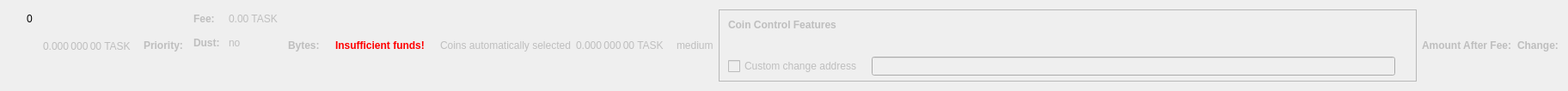
    <widget class="QWidget" name="dummyHideWidget" native="true">
     <property name="maximumSize">
      <size>
       <width>100</width>
       <height>22</height>
      </size>
     </property>
     <layout class="QHBoxLayout" name="dummyHideLayout">
      <item>
       <layout class="QFormLayout" name="formLayoutCoinControl1">
        <property name="horizontalSpacing">
         <number>10</number>
        </property>
        <property name="verticalSpacing">
         <number>14</number>
        </property>
        <property name="leftMargin">
         <number>10</number>
        </property>
        <property name="topMargin">
         <number>4</number>
        </property>
        <property name="rightMargin">
         <number>6</number>
        </property>
        <item row="0" column="1">
         <widget class="QLabel" name="labelCoinControlBytes">
          <property name="cursor">
           <cursorShape>IBeamCursor</cursorShape>
          </property>
          <property name="contextMenuPolicy">
           <enum>Qt::ActionsContextMenu</enum>
          </property>
          <property name="text">
           <string notr="true">0</string>
          </property>
          <property name="textInteractionFlags">
           <set>Qt::LinksAccessibleByMouse|Qt::TextSelectableByKeyboard|Qt::TextSelectableByMouse</set>
          </property>
         </widget>
        </item>
       </layout>
      </item>
      <item>
       <widget class="QLabel" name="labelCoinControlAfterFee">
        <property name="enabled">
         <bool>false</bool>
        </property>
        <property name="sizePolicy">
         <sizepolicy hsizetype="Fixed" vsizetype="Fixed">
          <horstretch>0</horstretch>
          <verstretch>0</verstretch>
         </sizepolicy>
        </property>
        <property name="minimumSize">
         <size>
          <width>111</width>
          <height>12</height>
         </size>
        </property>
        <property name="maximumSize">
         <size>
          <width>111</width>
          <height>12</height>
         </size>
        </property>
        <property name="cursor">
         <cursorShape>IBeamCursor</cursorShape>
        </property>
        <property name="contextMenuPolicy">
         <enum>Qt::ActionsContextMenu</enum>
        </property>
        <property name="text">
         <string notr="true">0.000 000 00 TASK</string>
        </property>
        <property name="textInteractionFlags">
         <set>Qt::LinksAccessibleByMouse|Qt::TextSelectableByKeyboard|Qt::TextSelectableByMouse</set>
        </property>
       </widget>
      </item>
      <item>
       <widget class="QLabel" name="labelCoinControlPriorityText">
        <property name="enabled">
         <bool>false</bool>
        </property>
        <property name="font">
         <font>
          <weight>75</weight>
          <bold>true</bold>
         </font>
        </property>
        <property name="text">
         <string>Priority:</string>
        </property>
       </widget>
      </item>
      <item>
       <layout class="QHBoxLayout" name="horizontalLayout"/>
      </item>
      <item>
       <layout class="QFormLayout" name="formLayoutCoinControl3">
        <property name="horizontalSpacing">
         <number>10</number>
        </property>
        <property name="verticalSpacing">
         <number>14</number>
        </property>
        <property name="leftMargin">
         <number>6</number>
        </property>
        <property name="topMargin">
         <number>4</number>
        </property>
        <property name="rightMargin">
         <number>6</number>
        </property>
        <item row="0" column="0">
         <widget class="QLabel" name="labelCoinControlFeeText">
          <property name="enabled">
           <bool>false</bool>
          </property>
          <property name="font">
           <font>
            <weight>75</weight>
            <bold>true</bold>
           </font>
          </property>
          <property name="text">
           <string>Fee:</string>
          </property>
          <property name="margin">
           <number>0</number>
          </property>
         </widget>
        </item>
        <item row="0" column="1">
         <widget class="QLabel" name="labelCoinControlFee">
          <property name="enabled">
           <bool>false</bool>
          </property>
          <property name="cursor">
           <cursorShape>IBeamCursor</cursorShape>
          </property>
          <property name="contextMenuPolicy">
           <enum>Qt::ActionsContextMenu</enum>
          </property>
          <property name="text">
           <string notr="true">0.00 TASK</string>
          </property>
          <property name="textInteractionFlags">
           <set>Qt::LinksAccessibleByMouse|Qt::TextSelectableByKeyboard|Qt::TextSelectableByMouse</set>
          </property>
         </widget>
        </item>
        <item row="1" column="0">
         <widget class="QLabel" name="labelCoinControlLowOutputText">
          <property name="enabled">
           <bool>false</bool>
          </property>
          <property name="font">
           <font>
            <weight>75</weight>
            <bold>true</bold>
           </font>
          </property>
          <property name="text">
           <string>Dust:</string>
          </property>
         </widget>
        </item>
        <item row="1" column="1">
         <widget class="QLabel" name="labelCoinControlLowOutput">
          <property name="enabled">
           <bool>false</bool>
          </property>
          <property name="cursor">
           <cursorShape>IBeamCursor</cursorShape>
          </property>
          <property name="contextMenuPolicy">
           <enum>Qt::ActionsContextMenu</enum>
          </property>
          <property name="text">
           <string>no</string>
          </property>
          <property name="textInteractionFlags">
           <set>Qt::LinksAccessibleByMouse|Qt::TextSelectableByKeyboard|Qt::TextSelectableByMouse</set>
          </property>
         </widget>
        </item>
       </layout>
      </item>
      <item>
       <widget class="QLabel" name="labelCoinControlBytesText">
        <property name="enabled">
         <bool>false</bool>
        </property>
        <property name="font">
         <font>
          <weight>75</weight>
          <bold>true</bold>
         </font>
        </property>
        <property name="text">
         <string>Bytes:</string>
        </property>
       </widget>
      </item>
      <item>
       <layout class="QFormLayout" name="formLayoutCoinControl2">
        <property name="horizontalSpacing">
         <number>10</number>
        </property>
        <property name="verticalSpacing">
         <number>14</number>
        </property>
        <property name="leftMargin">
         <number>6</number>
        </property>
        <property name="topMargin">
         <number>4</number>
        </property>
        <property name="rightMargin">
         <number>6</number>
        </property>
       </layout>
      </item>
      <item>
       <layout class="QHBoxLayout" name="horizontalLayoutCoinControl2">
        <property name="spacing">
         <number>8</number>
        </property>
        <property name="bottomMargin">
         <number>10</number>
        </property>
       </layout>
      </item>
      <item>
       <widget class="QLabel" name="labelCoinControlInsuffFunds">
        <property name="enabled">
         <bool>false</bool>
        </property>
        <property name="minimumSize">
         <size>
          <width>0</width>
          <height>0</height>
         </size>
        </property>
        <property name="font">
         <font>
          <weight>75</weight>
          <bold>true</bold>
         </font>
        </property>
        <property name="styleSheet">
         <string notr="true">color:red;font-weight:bold;</string>
        </property>
        <property name="text">
         <string>Insufficient funds!</string>
        </property>
        <property name="margin">
         <number>5</number>
        </property>
       </widget>
      </item>
      <item>
       <layout class="QFormLayout" name="formLayoutCoinControl4">
        <property name="horizontalSpacing">
         <number>10</number>
        </property>
        <property name="verticalSpacing">
         <number>14</number>
        </property>
        <property name="leftMargin">
         <number>6</number>
        </property>
        <property name="topMargin">
         <number>4</number>
        </property>
        <property name="rightMargin">
         <number>6</number>
        </property>
       </layout>
      </item>
      <item>
       <widget class="QLabel" name="labelCoinControlAutomaticallySelected">
        <property name="enabled">
         <bool>false</bool>
        </property>
        <property name="sizePolicy">
         <sizepolicy hsizetype="Fixed" vsizetype="Fixed">
          <horstretch>0</horstretch>
          <verstretch>0</verstretch>
         </sizepolicy>
        </property>
        <property name="minimumSize">
         <size>
          <width>0</width>
          <height>0</height>
         </size>
        </property>
        <property name="maximumSize">
         <size>
          <width>240</width>
          <height>16777215</height>
         </size>
        </property>
        <property name="text">
         <string>Coins automatically selected</string>
        </property>
        <property name="margin">
         <number>5</number>
        </property>
       </widget>
      </item>
      <item>
       <widget class="QLabel" name="labelCoinControlChange">
        <property name="enabled">
         <bool>false</bool>
        </property>
        <property name="sizePolicy">
         <sizepolicy hsizetype="Fixed" vsizetype="Fixed">
          <horstretch>0</horstretch>
          <verstretch>0</verstretch>
         </sizepolicy>
        </property>
        <property name="minimumSize">
         <size>
          <width>111</width>
          <height>0</height>
         </size>
        </property>
        <property name="maximumSize">
         <size>
          <width>111</width>
          <height>16777215</height>
         </size>
        </property>
        <property name="cursor">
         <cursorShape>IBeamCursor</cursorShape>
        </property>
        <property name="contextMenuPolicy">
         <enum>Qt::ActionsContextMenu</enum>
        </property>
        <property name="text">
         <string notr="true">0.000 000 00 TASK</string>
        </property>
        <property name="textInteractionFlags">
         <set>Qt::LinksAccessibleByMouse|Qt::TextSelectableByKeyboard|Qt::TextSelectableByMouse</set>
        </property>
       </widget>
      </item>
      <item>
       <widget class="QLabel" name="labelCoinControlPriority">
        <property name="enabled">
         <bool>false</bool>
        </property>
        <property name="cursor">
         <cursorShape>IBeamCursor</cursorShape>
        </property>
        <property name="contextMenuPolicy">
         <enum>Qt::ActionsContextMenu</enum>
        </property>
        <property name="text">
         <string>medium</string>
        </property>
        <property name="textInteractionFlags">
         <set>Qt::LinksAccessibleByMouse|Qt::TextSelectableByKeyboard|Qt::TextSelectableByMouse</set>
        </property>
       </widget>
      </item>
      <item>
       <widget class="QFrame" name="frameCoinControl">
        <property name="sizePolicy">
         <sizepolicy hsizetype="Expanding" vsizetype="Expanding">
          <horstretch>0</horstretch>
          <verstretch>0</verstretch>
         </sizepolicy>
        </property>
        <property name="maximumSize">
         <size>
          <width>16777215</width>
          <height>16777215</height>
         </size>
        </property>
        <property name="frameShape">
         <enum>QFrame::StyledPanel</enum>
        </property>
        <property name="frameShadow">
         <enum>QFrame::Sunken</enum>
        </property>
        <layout class="QVBoxLayout" name="verticalLayoutCoinControl2_2">
         <property name="spacing">
          <number>0</number>
         </property>
         <property name="leftMargin">
          <number>0</number>
         </property>
         <property name="topMargin">
          <number>0</number>
         </property>
         <property name="rightMargin">
          <number>0</number>
         </property>
         <property name="bottomMargin">
          <number>6</number>
         </property>
         <item>
          <layout class="QVBoxLayout" name="verticalLayoutCoinControl" stretch="0,0,0,1">
           <property name="spacing">
            <number>0</number>
           </property>
           <property name="leftMargin">
            <number>10</number>
           </property>
           <property name="topMargin">
            <number>10</number>
           </property>
           <item>
            <layout class="QHBoxLayout" name="horizontalLayoutCoinControl1">
             <property name="bottomMargin">
              <number>15</number>
             </property>
             <item>
              <widget class="QLabel" name="labelCoinControlFeatures">
               <property name="enabled">
                <bool>false</bool>
               </property>
               <property name="sizePolicy">
                <sizepolicy hsizetype="Preferred" vsizetype="Maximum">
                 <horstretch>0</horstretch>
                 <verstretch>0</verstretch>
                </sizepolicy>
               </property>
               <property name="font">
                <font>
                 <weight>75</weight>
                 <bold>true</bold>
                </font>
               </property>
               <property name="styleSheet">
                <string notr="true">font-weight:bold;</string>
               </property>
               <property name="text">
                <string>Coin Control Features</string>
               </property>
              </widget>
             </item>
            </layout>
           </item>
           <item>
            <widget class="QWidget" name="widgetCoinControl" native="true">
             <property name="sizePolicy">
              <sizepolicy hsizetype="Preferred" vsizetype="Preferred">
               <horstretch>0</horstretch>
               <verstretch>0</verstretch>
              </sizepolicy>
             </property>
             <property name="minimumSize">
              <size>
               <width>0</width>
               <height>0</height>
              </size>
             </property>
             <property name="styleSheet">
              <string notr="true"/>
             </property>
             <layout class="QHBoxLayout" name="horizontalLayoutCoinControl5_2">
              <property name="leftMargin">
               <number>0</number>
              </property>
              <property name="topMargin">
               <number>0</number>
              </property>
              <property name="rightMargin">
               <number>0</number>
              </property>
              <property name="bottomMargin">
               <number>0</number>
              </property>
              <item>
               <layout class="QHBoxLayout" name="horizontalLayoutCoinControl3">
                <property name="spacing">
                 <number>20</number>
                </property>
                <property name="topMargin">
                 <number>0</number>
                </property>
                <property name="bottomMargin">
                 <number>10</number>
                </property>
               </layout>
              </item>
             </layout>
            </widget>
           </item>
           <item>
            <layout class="QHBoxLayout" name="horizontalLayoutCoinControl4" stretch="0,0,0">
             <property name="spacing">
              <number>12</number>
             </property>
             <property name="sizeConstraint">
              <enum>QLayout::SetDefaultConstraint</enum>
             </property>
             <property name="topMargin">
              <number>5</number>
             </property>
             <property name="rightMargin">
              <number>5</number>
             </property>
             <item>
              <widget class="QCheckBox" name="checkBoxCoinControlChange">
               <property name="enabled">
                <bool>false</bool>
               </property>
               <property name="toolTip">
                <string>If this is activated, but the change address is empty or invalid, change will be sent to a newly generated address.</string>
               </property>
               <property name="text">
                <string>Custom change address</string>
               </property>
              </widget>
             </item>
             <item>
              <widget class="QValidatedLineEdit" name="lineEditCoinControlChange">
               <property name="enabled">
                <bool>false</bool>
               </property>
               <property name="sizePolicy">
                <sizepolicy hsizetype="Expanding" vsizetype="Fixed">
                 <horstretch>0</horstretch>
                 <verstretch>0</verstretch>
                </sizepolicy>
               </property>
              </widget>
             </item>
             <item>
              <widget class="QLabel" name="labelCoinControlChangeLabel_2">
               <property name="sizePolicy">
                <sizepolicy hsizetype="Preferred" vsizetype="Expanding">
                 <horstretch>0</horstretch>
                 <verstretch>0</verstretch>
                </sizepolicy>
               </property>
               <property name="minimumSize">
                <size>
                 <width>0</width>
                 <height>0</height>
                </size>
               </property>
               <property name="text">
                <string/>
               </property>
               <property name="margin">
                <number>3</number>
               </property>
              </widget>
             </item>
            </layout>
           </item>
           <item>
            <spacer name="verticalSpacerCoinControl">
             <property name="orientation">
              <enum>Qt::Vertical</enum>
             </property>
             <property name="sizeHint" stdset="0">
              <size>
               <width>800</width>
               <height>1</height>
              </size>
             </property>
            </spacer>
           </item>
          </layout>
         </item>
        </layout>
       </widget>
      </item>
      <item>
       <widget class="QLabel" name="labelCoinControlAfterFeeText">
        <property name="enabled">
         <bool>false</bool>
        </property>
        <property name="minimumSize">
         <size>
          <width>0</width>
          <height>0</height>
         </size>
        </property>
        <property name="maximumSize">
         <size>
          <width>16777215</width>
          <height>16777215</height>
         </size>
        </property>
        <property name="font">
         <font>
          <weight>75</weight>
          <bold>true</bold>
         </font>
        </property>
        <property name="text">
         <string>Amount After Fee:</string>
        </property>
        <property name="alignment">
         <set>Qt::AlignLeading|Qt::AlignLeft|Qt::AlignVCenter</set>
        </property>
        <property name="margin">
         <number>0</number>
        </property>
       </widget>
      </item>
      <item>
       <widget class="QLabel" name="labelCoinControlChangeText">
        <property name="enabled">
         <bool>false</bool>
        </property>
        <property name="sizePolicy">
         <sizepolicy hsizetype="Preferred" vsizetype="Preferred">
          <horstretch>0</horstretch>
          <verstretch>0</verstretch>
         </sizepolicy>
        </property>
        <property name="minimumSize">
         <size>
          <width>0</width>
          <height>0</height>
         </size>
        </property>
        <property name="maximumSize">
         <size>
          <width>16777215</width>
          <height>16777215</height>
         </size>
        </property>
        <property name="font">
         <font>
          <weight>75</weight>
          <bold>true</bold>
         </font>
        </property>
        <property name="text">
         <string>Change:</string>
        </property>
        <property name="alignment">
         <set>Qt::AlignLeading|Qt::AlignLeft|Qt::AlignVCenter</set>
        </property>
       </widget>
      </item>
     </layout>
    </widget>
